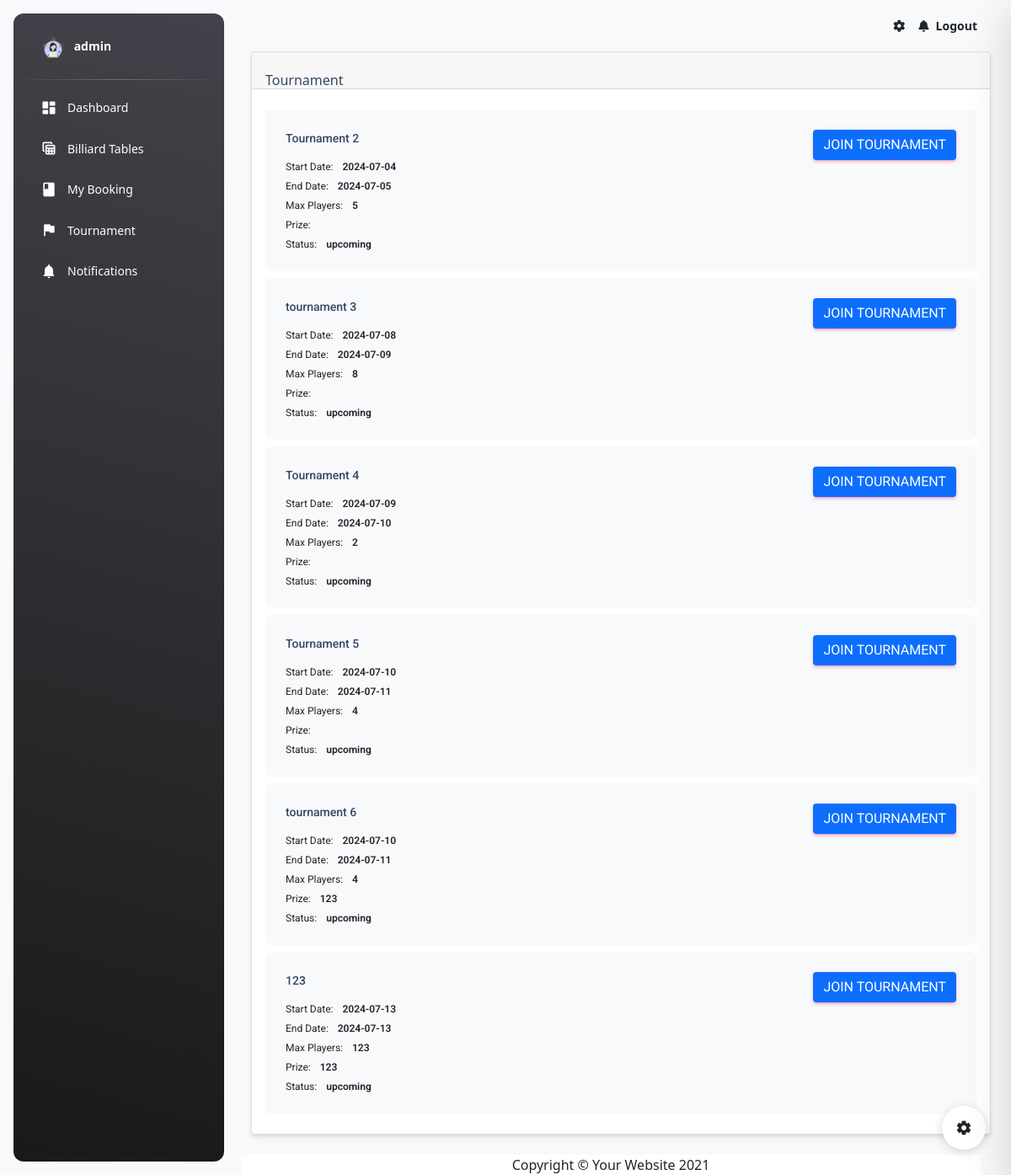
The app's page /user_tournament.php (signed in) with its own data.
### tables this page shows
CREATE TABLE `tournaments` (
  `tournament_id` int(11) NOT NULL,
  `name` varchar(100) NOT NULL,
  `max_player` int(11) NOT NULL,
  `start_date` date NOT NULL,
  `end_date` date DEFAULT NULL,
  `status` varchar(100) NOT NULL,
  `created_at` varchar(100) NOT NULL,
  `prize` text NOT NULL
);

### user_tournament.php (the view, shortened to what this page needs)
<!DOCTYPE html>
<html lang="en">
   <head>
      <link href="./assets/css/nucleo-icons.css" rel="stylesheet" />
      <link href="./assets/css/nucleo-svg.css" rel="stylesheet" />
      <link id="pagestyle" href="./assets/css/material-dashboard.css?v=3.1.0" rel="stylesheet" />
      <link href="vendor/fontawesome-free/css/all.min.css" rel="stylesheet" type="text/css">
      <link href="https://stackpath.bootstrapcdn.com/bootstrap/5.1.3/css/bootstrap.min.css" rel="stylesheet">
   </head>
   <body class="g-sidenav-show  bg-gray-100">
   <aside class="sidenav navbar navbar-vertical navbar-expand-xs border-0 border-radius-xl my-3 fixed-start ms-3   bg-gradient-dark" id="sidenav-main">
         <div class="sidenav-header">
            <a class="navbar-brand m-0" href=" https://demos.creative-tim.com/material-dashboard/pages/dashboard " target="_blank">
            <img src="./img/admin.png" class="navbar-brand-img h-100" alt="main_logo">
            <span class="ms-1 font-weight-bold text-white"><?php echo htmlspecialchars($_SESSION['username']); ?></span>
            </a>
         </div>
         <hr class="horizontal light mt-0 mb-2">
         <div class="collapse navbar-collapse  w-auto " id="sidenav-collapse-main">
         <ul class="navbar-nav">
            <li class="nav-item">
                  <a class="nav-link text-white " href="user_dashboard.php">
                     <div class="text-white text-center me-2 d-flex align-items-center justify-content-center">
                        <i class="material-icons opacity-10">dashboard</i>
                     </div>
                     <span class="nav-link-text ms-1">Dashboard</span>
                  </a>
               </li>
               <li class="nav-item">
                  <a class="nav-link text-white " href="user_table.php">
                     <div class="text-white text-center me-2 d-flex align-items-center justify-content-center">
                        <i class="material-icons opacity-10">table_view</i>
                     </div>
                     <span class="nav-link-text ms-1">Billiard Tables</span>
                  </a>
               </li>
               <li class="nav-item">
                  <a class="nav-link text-white " href="booking_user.php">
                     <div class="text-white text-center me-2 d-flex align-items-center justify-content-center">
                        <i class="material-icons opacity-10">book</i>
                     </div>
                     <span class="nav-link-text ms-1">My Booking</span>
                  </a>
               </li>
               <li class="nav-item">
                     <a class="nav-link text-white " href="user_tournament.php">
                        <div class="text-white text-center me-2 d-flex align-items-center justify-content-center">
                           <i class="material-icons opacity-10">flag</i>
                        </div>
                        <span class="nav-link-text ms-1">Tournament</span>
                     </a>
                  </li>
               <li class="nav-item">
                  <a class="nav-link text-white " href="./notifications.html">
                     <div class="text-white text-center me-2 d-flex align-items-center justify-content-center">
                        <i class="material-icons opacity-10">notifications</i>
                     </div>
                     <span class="nav-link-text ms-1">Notifications</span>
                  </a>
               </li>
         </ul>
      </aside>
      <main class="main-content border-radius-lg ">
         <nav class="navbar navbar-main navbar-expand-lg px-0 mx-4 shadow-none border-radius-xl" id="navbarBlur" data-scroll="true">
            <div class="container-fluid py-1 px-3">
               <div class="collapse navbar-collapse mt-sm-0 mt-2 me-md-0 me-sm-4" id="navbar">
                  <ul class="navbar-nav  justify-content-end">
                     <li class="nav-item px-3 d-flex align-items-center">
                        <a href="javascript:;" class="nav-link text-body p-0">
                        <i class="fa fa-cog fixed-plugin-button-nav cursor-pointer"></i>
                        </a>
                     </li>
                     <li class="nav-item dropdown pe-2 d-flex align-items-center">
                        <a href="javascript:;" class="nav-link text-body p-0" id="dropdownMenuButton" data-bs-toggle="dropdown" aria-expanded="false">
                        <i class="fa fa-bell cursor-pointer"></i>
                        </a>
                     </li>
                     <li class="nav-item d-flex align-items-center">
                        <a href="logout.php" class="nav-link text-body font-weight-bold px-0">
                        <span class="d-sm-inline d-none">Logout</span>
                        </a>
                     </li>
                  </ul>
               </div>
            </div>
         </nav>
         <div class="container-fluid">
         <?php
            include 'conn.php';
            $sqlTournaments = "SELECT * FROM tournaments";
            $stmtTournaments = $conn->prepare($sqlTournaments);
            $stmtTournaments->execute();
            $tournaments = $stmtTournaments->fetchAll(PDO::FETCH_ASSOC);
            ?>
            <div class="card">
                <div class="card-header pb-0 px-3">
                    <h6 class="mb-0">Tournament</h6>
                </div>
                <div class="card-body pt-4 p-3">
                    <ul class="list-group">
                    <?php if (!empty($tournaments)) : ?>
                        <?php foreach ($tournaments as $tournament) : ?>
                            <li class="list-group-item border-0 d-flex p-4 mb-2 bg-gray-100 border-radius-lg">
                                <div class="d-flex flex-column">
                                    <h6 class="mb-3 text-sm"><?php echo htmlspecialchars($tournament['name']); ?></h6>
                                    <span class="mb-2 text-xs">Start Date: <span class="text-dark font-weight-bold ms-sm-2"><?php echo htmlspecialchars($tournament['start_date']); ?></span></span>
                                    <span class="mb-2 text-xs">End Date: <span class="text-dark font-weight-bold ms-sm-2"><?php echo htmlspecialchars($tournament['end_date']); ?></span></span>
                                    <span class="mb-2 text-xs">Max Players: <span class="text-dark font-weight-bold ms-sm-2"><?php echo htmlspecialchars($tournament['max_player']); ?></span></span>
                                    <span class="mb-2 text-xs">Prize: <span class="text-dark font-weight-bold ms-sm-2"><?php echo htmlspecialchars($tournament['prize']); ?></span></span>
                                    <span class="text-xs">Status: <span class="text-dark font-weight-bold ms-sm-2"><?php echo htmlspecialchars($tournament['status']); ?></span></span>
                                </div>
                                <div class="ms-auto text-end">
                                    <button type="button" class="btn btn-primary join-tournament" data-tournament-id="<?php echo htmlspecialchars($tournament['tournament_id']); ?>">Join Tournament</button>
                                </div>
                            </li>
                        <?php endforeach; ?>
                    <?php endif; ?>
                    </ul>
                </div>
            </div>
         <div class="row">
         <div class="row mt-4">
            <footer class="sticky-footer bg-white">
               <div class="container my-auto">
                     <div class="copyright text-center my-auto">
                        <span>Copyright &copy; Your Website 2021</span>
                      </div>
                </div>
            </footer>
         </div>
      </main>
      <div class="fixed-plugin">
         <a class="fixed-plugin-button text-dark position-fixed px-3 py-2">
         <i class="material-icons py-2">settings</i>
         </a>
      </div>
   </body>
</html>

### records on screen
tournaments: name "Tournament 2", start_date "2024-07-04", end_date "2024-07-05", max_player "5", status "upcoming"
tournaments: name "tournament 3", start_date "2024-07-08", end_date "2024-07-09", max_player "8", status "upcoming"
tournaments: name "Tournament 4", start_date "2024-07-09", end_date "2024-07-10", max_player "2", status "upcoming"
tournaments: name "Tournament 5", start_date "2024-07-10", end_date "2024-07-11", max_player "4", status "upcoming"
tournaments: name "tournament 6", start_date "2024-07-10", end_date "2024-07-11", max_player "4", prize "123", status "upcoming"
tournaments: name "123", start_date "2024-07-13", end_date "2024-07-13", max_player "123", prize "123", status "upcoming"

### other values on screen
$_SESSION['username'] "admin"
